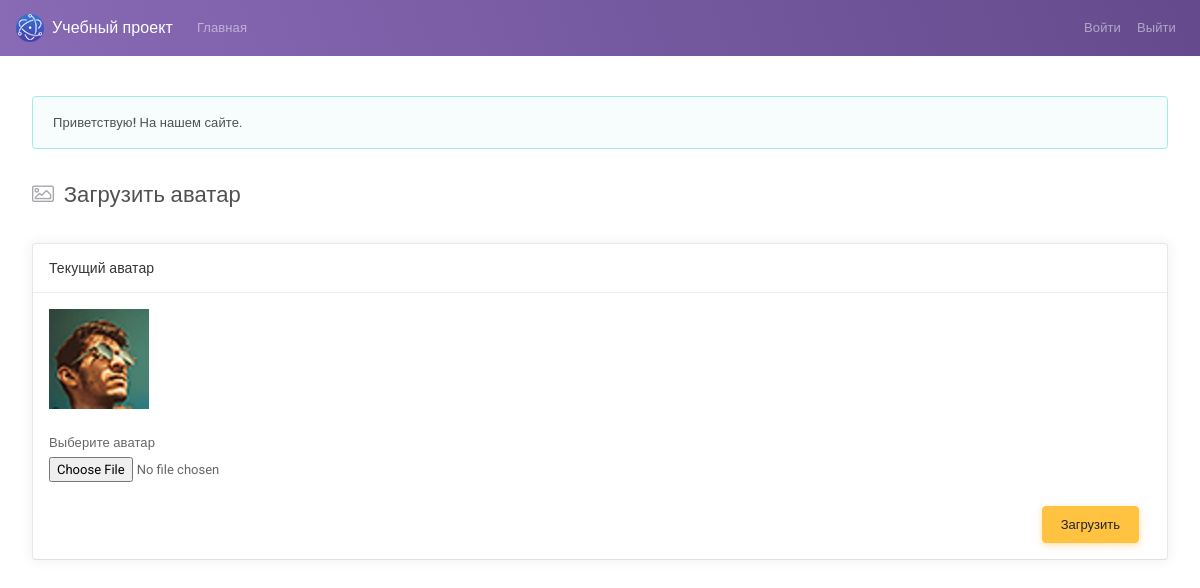
The app's page /media.php?user_id=2 (signed in), older data.
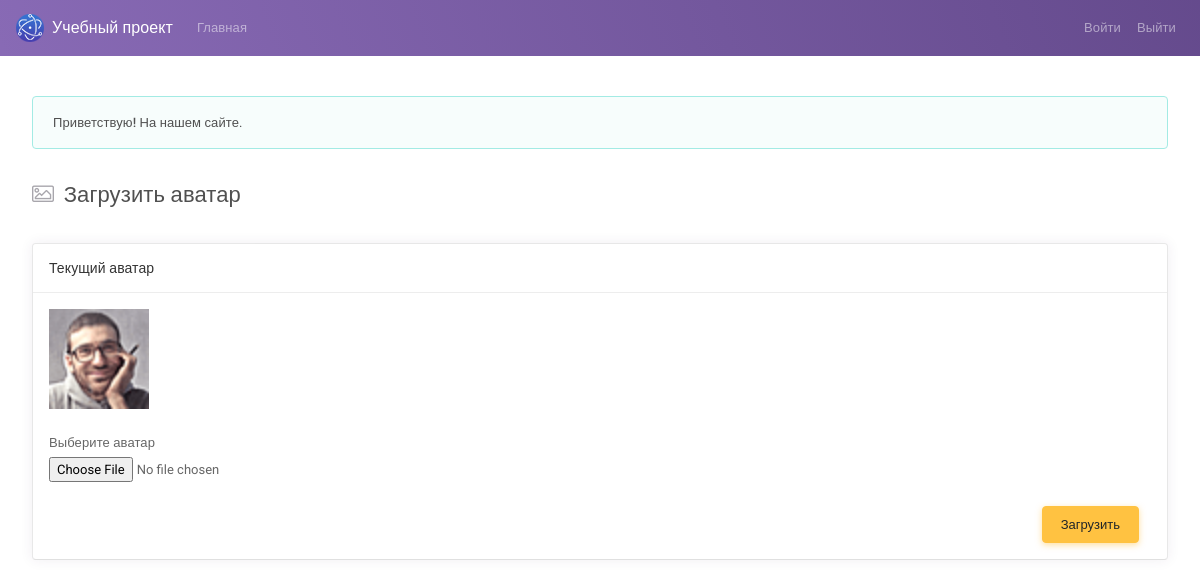
The same page, newer data.
### tables this page shows
CREATE TABLE `user_img` (
  `id` int(11) NOT NULL,
  `user_id` int(10) UNSIGNED NOT NULL,
  `filename` varchar(150) DEFAULT 'avatar-m.png'
);

### media.php (the view, shortened to what this page needs)
<?php
  include_once './function.php';
  if(isset($_GET['user_id']))
    $user_id = $_GET['user_id'];
  $user_img    = get_user_img($user_id);
  $u_img =  $user_img[0]['filename'];
?>
<!DOCTYPE html>
<html lang="en">
<head>
    <link id="vendorsbundle" rel="stylesheet" media="screen, print" href="css/vendors.bundle.css">
    <link id="appbundle" rel="stylesheet" media="screen, print" href="css/app.bundle.css">
    <link id="myskin" rel="stylesheet" media="screen, print" href="css/skins/skin-master.css">
    <link rel="stylesheet" media="screen, print" href="css/fa-solid.css">
    <link rel="stylesheet" media="screen, print" href="css/fa-brands.css">
</head>
<body>
    <nav class="navbar navbar-expand-lg navbar-dark bg-primary bg-primary-gradient">
        <a class="navbar-brand d-flex align-items-center fw-500" href="users.html"><img alt="logo" class="d-inline-block align-top mr-2" src="img/logo.png"> Учебный проект</a>
        <div class="collapse navbar-collapse" id="navbarColor02">
            <ul class="navbar-nav mr-auto">
                <li class="nav-item">
                    <a class="nav-link" href="users.php">Главная <span class="sr-only">(current)</span></a>
                </li>
            </ul>
            <ul class="navbar-nav ml-auto">
                <li class="nav-item">
                    <a class="nav-link" href="./login.php?clearsession=true">Войти</a>
                </li>
                <li class="nav-item">
                    <a class="nav-link" href="./users.php?clearsession=true">Выйти</a>
                </li>
            </ul>
        </div>
    </nav>
    <main id="js-page-content" role="main" class="page-content mt-3">
        <div class="subheader">
            <h1 class="subheader-title">
                <i class='subheader-icon fal fa-image'></i> Загрузить аватар
            </h1>
        </div>
        <form action="/c/edit-img-user.php" method="POST" enctype="multipart/form-data">
            <div class="row">
                <div class="col-xl-6">
                    <div id="panel-1" class="panel">
                        <div class="panel-container">
                            <div class="panel-hdr">
                                <h2>Текущий аватар</h2>
                            </div>
                            <div class="panel-content">
                                <div class="form-group">
                                    <img src="img/demo/avatars/<?=$u_img;?>" alt="" class="img-responsive" width="100">
                                </div>
                                <div class="form-group">
                                    <label class="form-label" for="example-fileinput">Выберите аватар</label>
                                    <input type="file" value=""  name = "img" id="example-fileinput" class="form-control-file"  />
                                </div>
                                <div class="col-md-12 mt-3 d-flex flex-row-reverse">
                                    <button type="submit" name="edit_img" class="btn btn-warning">Загрузить</button>
                                </div>
                            </div>
                        </div>
                    </div>
                </div>
            </div>
        </form>
    </main>
</body>
</html>

Row changes from the older to the newer data that the page shows:
changed user_img: filename: a different picture
